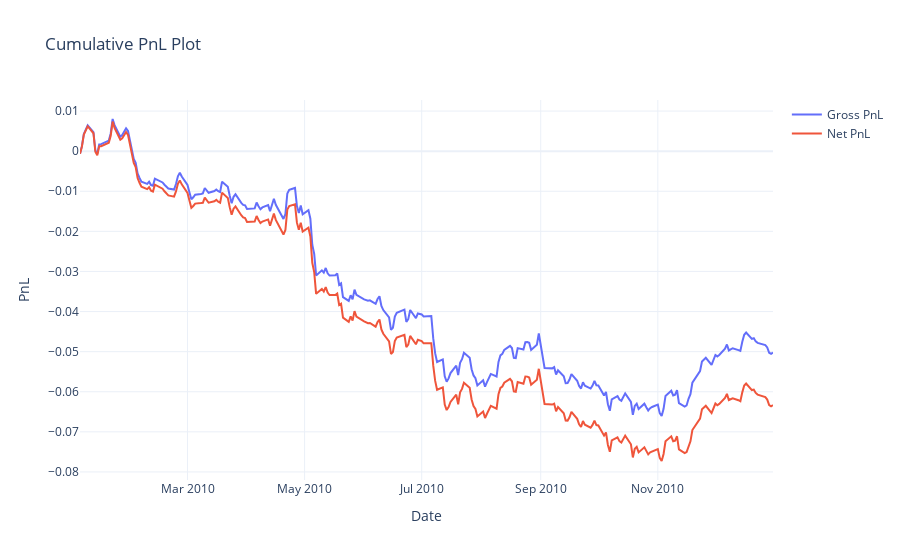

This figure's notebook cell:
### Markdown cell above
### Backtest your portfolio

Note that you can backtest your portfolio till `2019-12-31` since this is the last date in the training period. You don't have access to returns after this date.

### Code cell
sr, pnl = backtest_portfolio(benchmark_portfolio.loc["2010"], returns.loc["2010"], universe.loc["2010"], True, True)

### Figure 1 — Plotly figure (JSON) as saved in the notebook; plotly's stock layout.template omitted (floating-point values rounded to 4 significant figures; data arrays with more than 128 entries replaced by an {"elided": "..."} marker saying what was removed)
{"data": [{"mode": "lines", "name": "Gross PnL", "type": "scatter", "x": {"elided": "252 str values"}, "y": {"elided": "252 float values"}}, {"mode": "lines", "name": "Net PnL", "type": "scatter", "x": {"elided": "252 str values"}, "y": {"elided": "252 float values"}}], "layout": {"showlegend": true, "title": {"text": "Cumulative PnL Plot"}, "xaxis": {"title": {"text": "Date"}}, "yaxis": {"title": {"text": "PnL"}}}}
